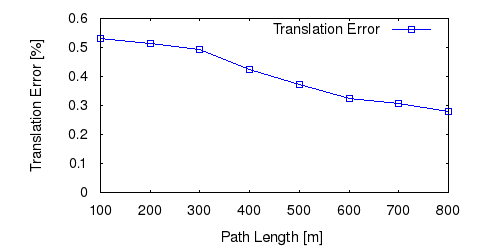

Source code (gnuplot):
set term png size 500,250 font "Helvetica" 11
set output "05_tl.png"
set size ratio 0.5
set yrange [0:*]
set xlabel "Path Length [m]"
set ylabel "Translation Error [%]"
plot "05_tl.txt" using 1:($2*100) title 'Translation Error' lc rgb "#0000FF" pt 4 w linespoints
